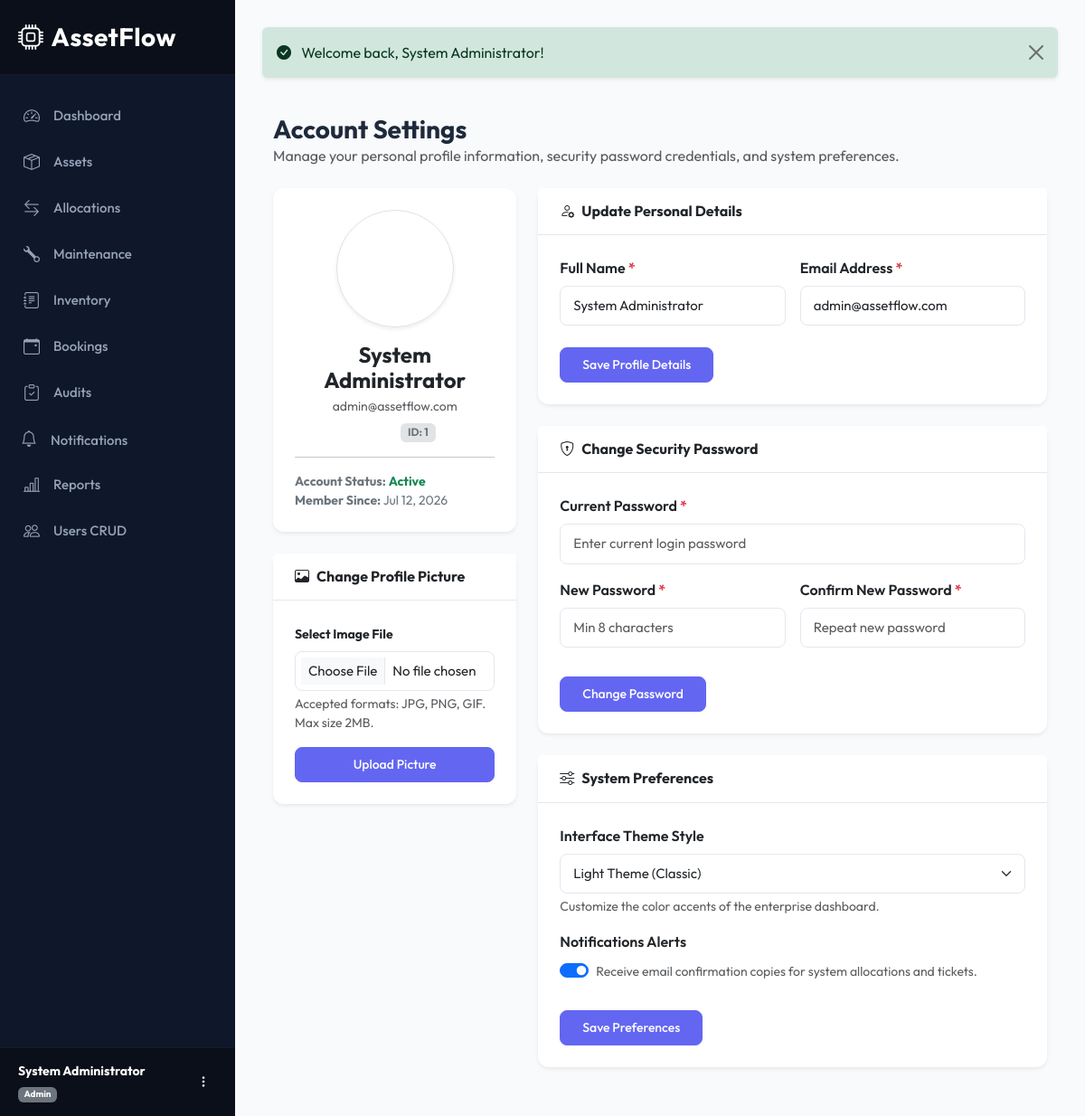
The app's page /profile (signed in) with its own data.
### tables this page shows
CREATE TABLE `employees` (
  `id` INT AUTO_INCREMENT PRIMARY KEY,
  `role_id` INT NOT NULL,
  `department_id` INT DEFAULT NULL,
  `name` VARCHAR(100) NOT NULL,
  `email` VARCHAR(150) NOT NULL UNIQUE,
  `password_hash` VARCHAR(255) NOT NULL,
  `status` ENUM('Active', 'Inactive') NOT NULL DEFAULT 'Active',
  `profile_picture` VARCHAR(255) DEFAULT NULL,
  `preferences` TEXT DEFAULT NULL,
  `created_at` TIMESTAMP DEFAULT CURRENT_TIMESTAMP,
  `updated_at` TIMESTAMP DEFAULT CURRENT_TIMESTAMP ON UPDATE CURRENT_TIMESTAMP,
  FOREIGN KEY (`role_id`) REFERENCES `roles`(`id`) ON DELETE RESTRICT,
  FOREIGN KEY (`department_id`) REFERENCES `departments`(`id`) ON DELETE SET NULL
);

### app/core/Controller.php (called while the page is built, shortened)
<?php
abstract class Controller {
    protected function view($view, $data = []) {
        View::render($view, $data);
    }
}

### app/controllers/UserController.php (called while the page is built, shortened)
<?php
class UserController extends Controller {
    private $userModel;
    public function __construct() {
        $this->userModel = new User();
    }
    public function profile() {
        $id = Session::getUserId();
        $user = $this->userModel->getById($id);
        $error = '';
        $successMsg = '';
        $preferences = json_decode($user['preferences'] ?? '', true) ?: [
            'theme' => 'light',
            'email_alerts' => 'yes'
        ];
        $this->view('users/profile', [
            'title' => 'My Account Settings',
            'user' => $user,
            'preferences' => $preferences,
            'error' => $error,
            'success' => $successMsg
        ]);
    }
}

### public/index.php (called while the page is built, shortened)
<?php
require_once __DIR__ . '/../config/database.php';
require_once __DIR__ . '/../config/session.php';
require_once __DIR__ . '/../config/autoload.php';
if (file_exists(__DIR__ . '/../vendor/autoload.php')) {
    require_once __DIR__ . '/../vendor/autoload.php';
}
$router = new Router();
$router->add('auth/login',           'AuthController@login');
$router->add('auth/register',        'AuthController@register');
$router->add('auth/logout',          'AuthController@logout');
$router->add('auth/forgot-password', 'AuthController@forgotPassword');
$router->add('auth/reset-password',  'AuthController@resetPassword');
$router->add('dashboard',            'DashboardController@index');
$router->add('assets',               'AssetController@index');
$router->add('assets/create',        'AssetController@create');
$router->add('assets/edit',          'AssetController@edit');
$router->add('assets/view',          'AssetController@show');
$router->add('assets/delete',        'AssetController@delete');
$router->add('allocations',          'AllocationController@index');
$router->add('allocations/create',   'AllocationController@create');
$router->add('allocations/return',   'AllocationController@return');
$router->add('maintenance',          'MaintenanceController@index');
$router->add('maintenance/create',   'MaintenanceController@create');
$router->add('maintenance/edit',     'MaintenanceController@edit');
$router->add('inventory',            'InventoryController@index');
$router->add('inventory/create',     'InventoryController@create');
$router->add('inventory/edit',       'InventoryController@edit');
$router->add('reports',              'ReportController@index');
$router->add('reports/valuation',    'ReportController@valuation');
$router->add('reports/maintenance',  'ReportController@maintenance');
$router->add('reports/utilization',  'ReportController@utilization');
$router->add('reports/department',   'ReportController@department');
$router->add('reports/booking',      'ReportController@booking');
$router->add('reports/audit',        'ReportController@audit');
$router->add('reports/export',       'ReportController@export');
$router->add('users',                'UserController@index');
$router->add('users/create',         'UserController@create');
$router->add('users/edit',           'UserController@edit');
$router->add('profile',              'UserController@profile');
$router->add('departments',          'DepartmentController@index');
$router->add('departments/create',   'DepartmentController@create');
$router->add('departments/edit',     'DepartmentController@edit');
$router->add('departments/delete',   'DepartmentController@delete');
$router->add('categories',           'CategoryController@index');
$router->add('categories/create',    'CategoryController@create');
$router->add('categories/edit',      'CategoryController@edit');
$router->add('categories/delete',    'CategoryController@delete');
$router->add('bookings',             'BookingController@index');
$router->add('bookings/create',      'BookingController@create');
$router->add('bookings/cancel',      'BookingController@cancel');
$router->add('audits',               'AuditController@index');
$router->add('audits/create',        'AuditController@create');
$router->add('audits/view',          'AuditController@details');
$router->add('audits/verify',        'AuditController@verify');
$router->add('audits/close',         'AuditController@close');
$router->add('audits/report',        'AuditController@report');
$router->add('notifications',         'NotificationController@index');
$router->add('notifications/read',    'NotificationController@read');
$router->add('notifications/readAll', 'NotificationController@readAll');
$router->dispatch($_SERVER['REQUEST_URI']);

### app/core/Model.php (called while the page is built, shortened)
<?php
abstract class Model {
    public function __construct() {
        $this->db = Database::getConnection();
    }
}

### config/autoload.php (called while the page is built, shortened)
<?php
spl_autoload_register(function ($class) {
    $prefix = 'App\\';
    $baseDir = dirname(__DIR__) . '/app/';
    $len = strlen($prefix);
    $relativeClass = substr($class, $len);
    $file = $baseDir . str_replace('\\', '/', $relativeClass) . '.php';
});

### app/core/Database.php (called while the page is built, shortened)
<?php
class Database {
    private static $instance = null;
    public static function getConnection() {
        if (self::$instance === null) {
            try {
                $dsn = "mysql:host=" . DB_HOST . ";port=" . DB_PORT . ";dbname=" . DB_NAME . ";charset=utf8mb4";
                self::$instance = new PDO($dsn, DB_USER, DB_PASS, [
                    PDO::ATTR_ERRMODE => PDO::ERRMODE_EXCEPTION,
                    PDO::ATTR_DEFAULT_FETCH_MODE => PDO::FETCH_ASSOC,
                    PDO::ATTR_EMULATE_PREPARES => false,
                ]);
            } catch (PDOException $e) {
                die("Critical System Error: Unable to establish database connection. Details: " . $e->getMessage());
            }
        }
        return self::$instance;
    }
}

### app/models/User.php (called while the page is built, shortened)
<?php
class User extends Model {
    public function getById($id) {
        $stmt = $this->db->prepare("
            SELECT e.*, r.name as role
            FROM employees e
            JOIN roles r ON e.role_id = r.id
            WHERE e.id = :id
            LIMIT 1
        ");
        $stmt->execute([':id' => $id]);
        return $stmt->fetch();
    }
}

### app/core/Session.php (called while the page is built, shortened)
<?php
class Session {
    public static function get($key, $default = null) {
        return $_SESSION[$key] ?? $default;
    }
    public static function getUserId() {
        return self::get('user_id');
    }
}

### app/views/users/profile.php (the view, shortened to what this page needs)
<div class="container-fluid py-4">
    <div class="mb-4">
        <h1 class="h3 mb-0 fw-bold">Account Settings</h1>
        <p class="text-muted">Manage your personal profile information, security password credentials, and system preferences.</p>
    </div>
    <div class="row g-4">
        <div class="col-lg-4 col-md-12">
            <div class="card shadow-sm border-0 mb-4 text-center">
                <div class="card-body p-4">
                    <div class="mb-3 d-inline-block position-relative">
                        <?php if (!empty($user['profile_picture'])): ?>
                            <img src="<?php echo BASE_URL; ?>/uploads/profile_pics/<?php echo htmlspecialchars($user['profile_picture']); ?>" class="rounded-circle border shadow-sm object-fit-cover" style="width: 130px; height: 130px;" alt="Avatar">
                        <?php else: ?>
                            <div class="rounded-circle bg-indigo text-white d-flex align-items-center justify-content-center border shadow-sm mx-auto fw-bold" style="width: 130px; height: 130px; font-size: 42px;">
                            </div>
                        <?php endif; ?>
                    </div>
                    <h4 class="fw-bold text-dark mb-1"><?php echo htmlspecialchars($user['name']); ?></h4>
                    <p class="text-muted small mb-2"><?php echo htmlspecialchars($user['email']); ?></p>
                    <div class="d-flex justify-content-center gap-1.5 mb-3">
                        <span class="badge bg-indigo-subtle text-indigo font-monospace px-2.5 py-1.5"><?php echo htmlspecialchars($user['role']); ?></span>
                        <span class="badge bg-secondary-subtle text-secondary px-2.5 py-1.5">ID: <?php echo $user['id']; ?></span>
                    </div>
                    <hr class="my-3" style="background-color: var(--border-color);">
                    <div class="text-start">
                        <span class="small d-block text-secondary"><strong>Account Status:</strong> <span class="text-success fw-bold">Active</span></span>
                        <span class="small d-block text-secondary"><strong>Member Since:</strong> <?php echo htmlspecialchars(date('M d, Y', strtotime($user['created_at']))); ?></span>
                    </div>
                </div>
            </div>
            <div class="card shadow-sm border-0">
                <div class="card-header bg-white py-3">
                    <h6 class="fw-bold text-dark mb-0"><i class="bi bi-image me-2"></i>Change Profile Picture</h6>
                </div>
                <div class="card-body p-4">
                    <form action="<?php echo BASE_URL; ?>/profile" method="POST" enctype="multipart/form-data">
                        <div class="mb-3">
                            <label for="profile_pic" class="form-label small fw-bold">Select Image File</label>
                            <input class="form-control form-control-sm" type="file" id="profile_pic" name="profile_pic" accept="image/*" required>
                            <div class="form-text small">Accepted formats: JPG, PNG, GIF. Max size 2MB.</div>
                        </div>
                        <button type="submit" class="btn btn-sm btn-primary w-100 py-1.5">Upload Picture</button>
                    </form>
                </div>
            </div>
        </div>
        <div class="col-lg-8 col-md-12">
            <div class="card shadow-sm border-0 mb-4">
                <div class="card-header bg-white py-3">
                    <h6 class="fw-bold text-dark mb-0"><i class="bi bi-person-gear me-2"></i>Update Personal Details</h6>
                </div>
                <div class="card-body p-4">
                    <form action="<?php echo BASE_URL; ?>/profile" method="POST">
                        <div class="row g-3">
                            <div class="col-md-6">
                                <label for="name" class="form-label fw-semibold">Full Name <span class="text-danger">*</span></label>
                                <input type="text" class="form-control" id="name" name="name" required value="<?php echo htmlspecialchars($user['name']); ?>">
                            </div>
                            <div class="col-md-6">
                                <label for="email" class="form-label fw-semibold">Email Address <span class="text-danger">*</span></label>
                                <input type="email" class="form-control" id="email" name="email" required value="<?php echo htmlspecialchars($user['email']); ?>">
                            </div>
                        </div>
                        <button type="submit" class="btn btn-sm btn-primary px-4 py-2 mt-4">Save Profile Details</button>
                    </form>
                </div>
            </div>
            <div class="card shadow-sm border-0 mb-4">
                <div class="card-header bg-white py-3">
                    <h6 class="fw-bold text-dark mb-0"><i class="bi bi-shield-lock me-2"></i>Change Security Password</h6>
                </div>
                <div class="card-body p-4">
                    <form action="<?php echo BASE_URL; ?>/profile" method="POST">
                        <div class="mb-3">
                            <label for="current_password" class="form-label fw-semibold">Current Password <span class="text-danger">*</span></label>
                            <input type="password" class="form-control" id="current_password" name="current_password" required placeholder="Enter current login password">
                        </div>
                        <div class="row g-3 mb-2">
                            <div class="col-md-6">
                                <label for="new_password" class="form-label fw-semibold">New Password <span class="text-danger">*</span></label>
                                <input type="password" class="form-control" id="new_password" name="new_password" required placeholder="Min 8 characters" minlength="8">
                            </div>
                            <div class="col-md-6">
                                <label for="confirm_password" class="form-label fw-semibold">Confirm New Password <span class="text-danger">*</span></label>
                                <input type="password" class="form-control" id="confirm_password" name="confirm_password" required placeholder="Repeat new password" minlength="8">
                            </div>
                        </div>
                        <button type="submit" class="btn btn-sm btn-primary px-4 py-2 mt-4">Change Password</button>
                    </form>
                </div>
            </div>
            <div class="card shadow-sm border-0">
                <div class="card-header bg-white py-3">
                    <h6 class="fw-bold text-dark mb-0"><i class="bi bi-sliders me-2"></i>System Preferences</h6>
                </div>
                <div class="card-body p-4">
                    <form action="<?php echo BASE_URL; ?>/profile" method="POST">
                        <div class="mb-3">
                            <label for="theme" class="form-label fw-semibold">Interface Theme Style</label>
                            <select class="form-select" id="theme" name="theme">
                                <option value="light" <?php echo ($preferences['theme'] ?? 'light') === 'light' ? 'selected' : ''; ?>>Light Theme (Classic)</option>
                            </select>
                            <div class="form-text small">Customize the color accents of the enterprise dashboard.</div>
                        </div>
                        <div class="mb-2">
                            <label class="form-label fw-semibold d-block">Notifications Alerts</label>
                            <div class="form-check form-switch">
                                <input class="form-check-input" type="checkbox" role="switch" id="email_alerts" name="email_alerts" value="yes" <?php echo ($preferences['email_alerts'] ?? 'yes') === 'yes' ? 'checked' : ''; ?>>
                                <label class="form-check-input-label small text-muted" for="email_alerts">Receive email confirmation copies for system allocations and tickets.</label>
                            </div>
                        </div>
                        <button type="submit" class="btn btn-sm btn-primary px-4 py-2 mt-4">Save Preferences</button>
                    </form>
                </div>
            </div>
        </div>
    </div>
</div>

### records on screen
employees: name "System Administrator", email "admin@assetflow.com", id "1", created_at "Jul 12, 2026"

### other values on screen
$userName "System Administrator"
$role "Admin"
Session::getFlash('success') "Welcome back, System Administrator!"
